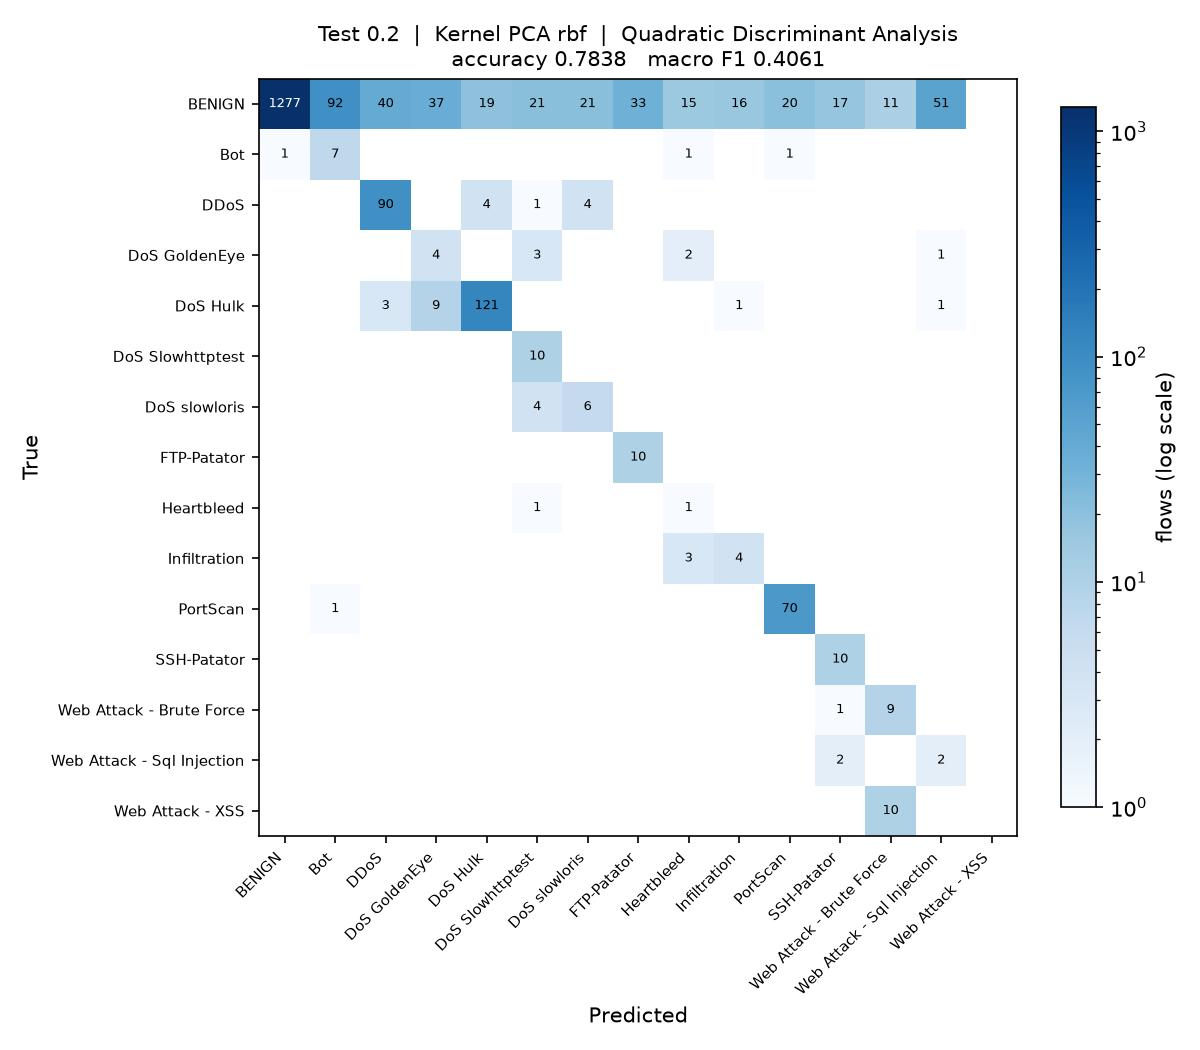

Generate this figure with Python:
"""
Test_0.2_DR_RBF_QDA

Test size 0.2  |  Kernel PCA (rbf)  |  Quadratic Discriminant Analysis  (reference sheet #17)

Note: the rarest class has fewer training rows than there are components, so the class covariance needs shrinkage before QDA can be fitted.

Run on its own:

    python Test_0.2_DR_RBF_QDA.py

Writes Test_0.2_DR_RBF_QDA.jpg (confusion matrix) and appends one row to
results/75_runs.csv.
"""

import os
import sys
import time
import warnings
from pathlib import Path

import matplotlib
matplotlib.use("Agg")
import matplotlib.pyplot as plt
import numpy as np
import pandas as pd
from sklearn.decomposition import KernelPCA
from sklearn.impute import SimpleImputer
from sklearn.metrics import (accuracy_score, confusion_matrix, f1_score,
                             precision_score, recall_score)
from sklearn.model_selection import train_test_split
from sklearn.preprocessing import LabelEncoder, StandardScaler
from sklearn.discriminant_analysis import QuadraticDiscriminantAnalysis

sys.path.insert(0, str(Path(__file__).resolve().parent.parent))
from common import load_sample                      # noqa: E402

warnings.filterwarnings("ignore")

# ----- this run -------------------------------------------------------------
TEST_SIZE = 0.2
KERNEL = "rbf"
CLASSIFIER = "QDA"
N_COMPONENTS = 15
# ----------------------------------------------------------------------------

SEED = 0
N_JOBS = max(1, (os.cpu_count() or 2) // 2)
STEM = "Test_0.2_DR_RBF_QDA"
HERE = Path(__file__).resolve().parent
RESULTS = HERE.parent / "results"


# QDA estimates a separate covariance matrix per class, so the rarest class
# has to supply more rows than there are components. Heartbleed supplies about
# five against 15 components, so its covariance is rank deficient. Shrinkage
# pulls each class covariance towards a shared spherical one, which makes it
# estimable; RANK_TOL is the threshold sklearn uses to decide whether that
# worked, and its default of 1e-4 is far above the 1e-7 scale of these
# components, so it would reject a covariance that is in fact positive definite.
RANK_TOL = 1e-12


def qda_shrinkage(X, y):
    """Smallest shrinkage that lets every class covariance be estimated.

    Less shrinkage keeps the model closer to true QDA, so the values are
    tried in order and the first that fits is used.
    """
    last = None
    for s in (0.1, 0.25, 0.5, 0.8, 0.95):
        try:
            QuadraticDiscriminantAnalysis(solver="eigen", shrinkage=s,
                                          tol=RANK_TOL).fit(X, y)
        except Exception as exc:
            last = exc
            continue
        print("QDA shrinkage " + str(s))
        return s
    raise SystemExit("QDA cannot be estimated at any shrinkage: " + str(last))


def main():
    t0 = time.time()
    df = load_sample(10000, 50, SEED)
    y = LabelEncoder().fit_transform(df["Label"])
    X = df.drop(columns=["Label", "Day"])
    classes = sorted(df["Label"].unique())
    print(f"{len(df):,} flows, {X.shape[1]} features, {len(classes)} classes")

    X_train, X_test, y_train, y_test = train_test_split(
        X, y, test_size=TEST_SIZE, random_state=SEED, stratify=y)

    # mean imputation and scaling, fitted on the training split only
    imputer = SimpleImputer(strategy="mean").fit(X_train)
    scaler = StandardScaler().fit(imputer.transform(X_train))
    X_train = scaler.transform(imputer.transform(X_train))
    X_test = scaler.transform(imputer.transform(X_test))

    # dimensionality reduction: Kernel PCA, fitted on the training split only.
    # arpack keeps the largest positive eigenvalues; the randomized solver ranks
    # them by magnitude and fails on the sigmoid kernel, which is not PSD.
    kpca = KernelPCA(n_components=N_COMPONENTS, kernel=KERNEL,
                     eigen_solver="arpack", random_state=SEED, n_jobs=N_JOBS)
    X_train = kpca.fit_transform(X_train)
    X_test = kpca.transform(X_test)
    print(f"Kernel PCA ({KERNEL}): {X_train.shape[1]} components")

    classifier = QuadraticDiscriminantAnalysis(
        solver="eigen", tol=RANK_TOL,
        shrinkage=qda_shrinkage(X_train, y_train))
    classifier.fit(X_train, y_train)
    y_pred = classifier.predict(X_test)

    acc = accuracy_score(y_test, y_pred)
    pre = precision_score(y_test, y_pred, average="macro", zero_division=0)
    rec = recall_score(y_test, y_pred, average="macro", zero_division=0)
    f1 = f1_score(y_test, y_pred, average="macro", zero_division=0)
    pre_w = precision_score(y_test, y_pred, average="weighted", zero_division=0)
    rec_w = recall_score(y_test, y_pred, average="weighted", zero_division=0)
    f1_w = f1_score(y_test, y_pred, average="weighted", zero_division=0)

    print(f"Accuracy  : {acc:.4f}")
    print(f"Precision : {pre:.4f}")
    print(f"Recall    : {rec:.4f}")
    print(f"F1 Score  : {f1:.4f}")

    # confusion matrix image, named to match this script
    cm = confusion_matrix(y_test, y_pred, labels=range(len(classes)))
    fig, ax = plt.subplots(figsize=(8, 7))
    im = ax.imshow(cm, cmap="Blues", norm=matplotlib.colors.LogNorm(vmin=1))
    ax.set_xticks(range(len(classes)), classes, rotation=45, ha="right", fontsize=7)
    ax.set_yticks(range(len(classes)), classes, fontsize=7)
    ax.set_xlabel("Predicted")
    ax.set_ylabel("True")
    ax.set_title(f"Test {TEST_SIZE}  |  Kernel PCA {KERNEL}  |  Quadratic Discriminant Analysis\n"
                 f"accuracy {acc:.4f}   macro F1 {f1:.4f}", fontsize=10)
    for i in range(len(classes)):
        for j in range(len(classes)):
            if cm[i, j]:
                ax.text(j, i, cm[i, j], ha="center", va="center", fontsize=6,
                        color="white" if cm[i, j] > cm.max() / 3 else "black")
    fig.colorbar(im, ax=ax, fraction=0.04, label="flows (log scale)")
    fig.tight_layout()
    fig.savefig(HERE / f"{STEM}.jpg", dpi=150)
    plt.close(fig)

    # one row appended to the shared results table
    RESULTS.mkdir(exist_ok=True)
    row = {"Test": TEST_SIZE, "DR": "RBF", "Clas": CLASSIFIER,
           "Acc": round(acc, 4), "Pre": round(pre, 4), "Rec": round(rec, 4),
           "F1": round(f1, 4),
           "Pre_weighted": round(pre_w, 4), "Rec_weighted": round(rec_w, 4),
           "F1_weighted": round(f1_w, 4),
           "n_components": N_COMPONENTS, "seconds": round(time.time() - t0, 1),
           "script": STEM}
    out = RESULTS / "75_runs.csv"
    old = pd.read_csv(out).to_dict("records") if out.exists() else []
    old = [r for r in old if r.get("script") != STEM]
    pd.DataFrame(old + [row]).to_csv(out, index=False)
    print(f"saved {STEM}.jpg and appended to results/75_runs.csv "
          f"({time.time() - t0:.0f}s)")


if __name__ == "__main__":
    main()
